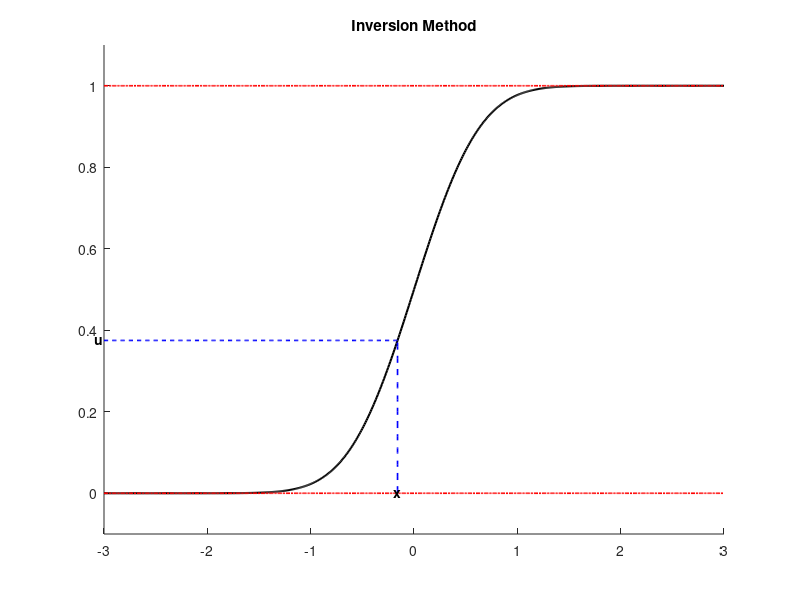

MATLAB code to generate this figure:
%% INVERSION METHOD
% This script plot an image that can be used to explain the inversion
% method
%
%   written by Luca Fenzi - November 18, 2015
%   Contact: fenzi.luca@gmail.com

% we use the inverse of the CDF of the  normal distribution
% x=norminv(p,mu,sigma); % inverse of the cdf of the normal
% p=normcdf(x,mu,sigma); % cdf of the normal


mu=0; % mean
sigma=0.5; % standard deviation
support=-3:0.01:3;  %support of the normal


hold on 
set(0,'defaultlinelinewidth',1.2);

plot(support,normcdf(support,mu,sigma),'black','LineWidth',1.5) 
% plot(support,normpdf(support,mu,sigma),'cyan')
%       If you want it is possible to see also the pdf of the distribution
%       even though in this case it is only misleading
% legend('CDF','PDF')
axis([-3 3 -0.1 1.1])

u_v=0.375;   % point U
x_v=norminv(u_v,mu,sigma);  % point X
plot(-3:0.01:x_v,u_v*ones(size(-3:0.01:x_v)),'--blue'); % line from the cdf to X
plot(x_v*ones(size(0:0.01:u_v)),0:0.01:u_v, '--blue');  % line from U to the cdf
% Boundary 
plot(support,zeros(size(support)),'-.red');  % 0 bound
plot(support,ones(size(support)),'-.red');   % 1 bound

text(-3,u_v,'u','FontWeight','bold','HorizontalAlignment','right') % position for the test of U
text(x_v,0,'x','FontWeight','bold','HorizontalAlignment','center') % position for the test of X

title('Inversion Method')



